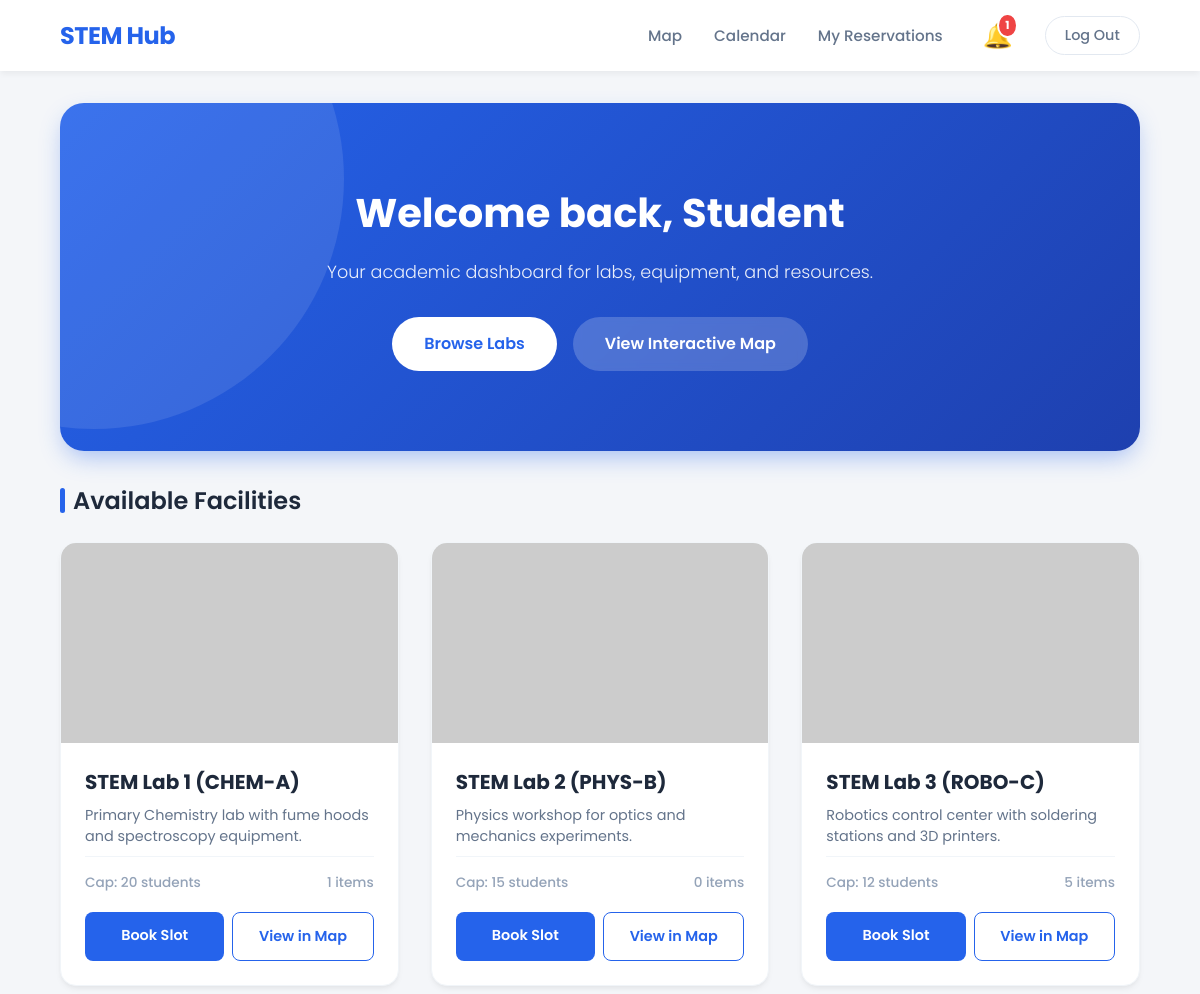
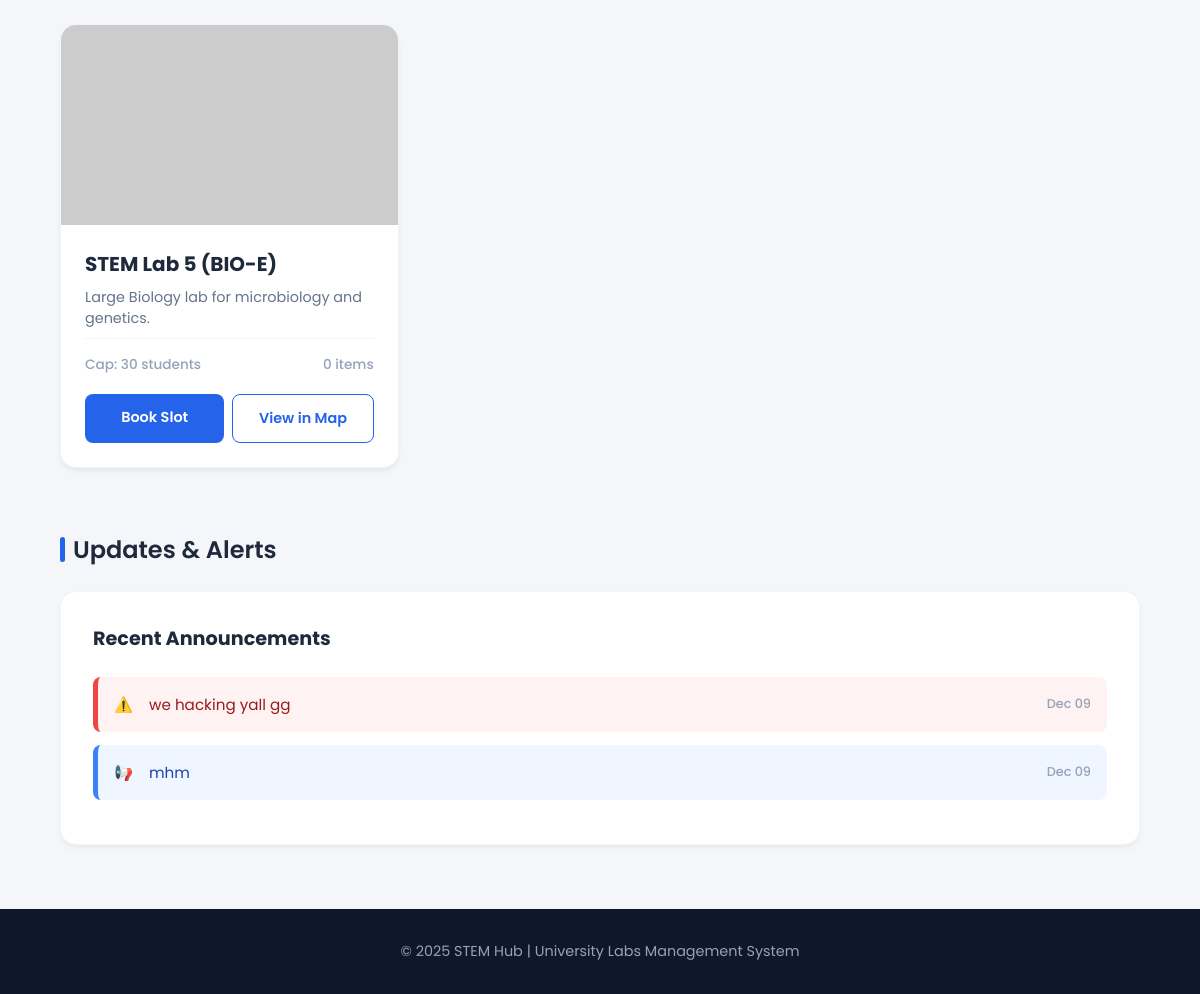
/ (signed in), run on the app's committed database (2 pictures, top to bottom).
### labs/models.py (models this page shows, shortened)
class Lab(models.Model):
    name = models.CharField(max_length=200)
    slug = models.SlugField(unique=True)
    capacity = models.PositiveIntegerField()
    description = models.TextField()
    map_svg_id = models.CharField(max_length=50, unique=True, help_text="Matches ID in Figma SVG")
    is_active = models.BooleanField(default=True)
    safety_guidelines = models.TextField()

### notifications/models.py (models this page shows, shortened)
class Notification(models.Model):
    TYPES = (
        ('info', 'Info'),
        ('success', 'Success'),
        ('warning', 'Warning'),
    )
    CATEGORIES = (
        ('reservation', 'Reservation Update'),
        ('announcement', 'Public Announcement'),
    )
    recipient = models.ForeignKey(settings.AUTH_USER_MODEL, on_delete=models.CASCADE, related_name='notifications')
    message = models.TextField()
    notification_type = models.CharField(max_length=20, choices=TYPES, default='info')
    category = models.CharField(max_length=20, choices=CATEGORIES, default='reservation')
    is_read = models.BooleanField(default=False)
    created_at = models.DateTimeField(auto_now_add=True)
    class Meta:
        ordering = ['-created_at']

### CORE/views.py (the view)
# urls.py: path('', root_views.home_redirect_view, name='home'),
@login_required
def home_redirect_view(request):
    labs = Lab.objects.filter(is_active=True)
    recent_announcements = Notification.objects.filter(
        recipient=request.user,
        category='announcement'
    ).order_by('-created_at')[:5]
    context = {
        'labs': labs,
        'recent_notifications': recent_announcements,
    }
    return render(request, 'base.html', context)

### notifications/context_processors.py (called while the page is built)
def user_notifications(request):
    if request.user.is_authenticated:
        notifs = Notification.objects.filter(recipient=request.user, is_read=False)
        return {
            'notifications_list': notifs,
            'unread_count': notifs.count()
        }
    return {}

### CORE/templates/base.html (shortened to what this page needs)
<!DOCTYPE html>
<html lang="en">
<head>
</head>
<body>
  <header>
    <div class="header-content">
        <h1><a href="/">STEM Hub</a></h1>
        <nav>
          <a href="{% url 'labs:index' %}">Map</a>
          <a href="{% url 'reservations:timetable' %}">Calendar</a>
          {% if not user.is_staff and not user.is_superuser %}
              <a href="{% url 'reservations:my_reservations' %}">My Reservations</a>
          {% endif %}
          {% if user.is_authenticated %}
          <div class="notif-container" onclick="toggleNotif()">
            <span class="bell-icon">🔔</span>
            {% if unread_count > 0 %}
                <span class="badge">{{ unread_count }}</span>
            {% endif %}
          </div>
          {% endif %}
          <a href="{% url 'logout' %}" class="logout-btn">Log Out</a>
        </nav>
    </div>
  </header>
  <section class="hero">
    <h1>Welcome back,
        {% with user.first_name|default:"" as name %}
            {% if name %}
                {{ name }}
            {% elif user.is_staff or user.is_superuser %}
                Admin
            {% else %}
                Student
            {% endif %}
        {% endwith %}
    </h1>
    <p>Your academic dashboard for labs, equipment, and resources.</p>
    <div class="hero-buttons">
      <button class="view-labs" onclick="scrollToLabs()">Browse Labs</button>
      <a href="{% url 'labs:index' %}" class="reserve-now">View Interactive Map</a>
    </div>
  </section>
  <div class="section-title">Available Facilities</div>
  <section class="labs" id="labs">
    {% if labs %}
        {% for lab in labs %}
            {% if lab.is_active %}
                <div class="lab-card">
                    {% if lab.image %}
                        <img src="{{ lab.image.url }}" alt="{{ lab.name }}">
                    {% else %}
                        <img src="https://placehold.co/600x400/2563eb/FFF?text={{ lab.name|urlencode }}" alt="{{ lab.name }}">
                    {% endif %}
                    <div class="content">
                        <h3>{{ lab.name }}</h3>
                        <p>{{ lab.description|truncatewords:20 }}</p>
                        <div class="lab-meta">
                            <span>Cap: {{ lab.capacity }} students</span>
                            <span>{{ lab.equipment.count|default:"0" }} items</span>
                        </div>
                        <div class="lab-actions">
                            <a href="{% url 'reservations:make_reservation' lab_id=lab.id %}" class="btn-book">Book Slot</a>
                            <a href="{% url 'labs:index' %}" class="btn-map">View in Map</a>
                        </div>
                    </div>
                </div>
            {% endif %}
        {% endfor %}
    {% else %}
        <div style="grid-column: 1/-1; text-align: center; color: #64748b; padding: 2rem;">
            <p>No available labs found.</p>
        </div>
    {% endif %}
  </section>
  <div class="section-title">Updates & Alerts</div>
  <section class="notifications-wrapper">
    <div class="notifications">
      <h2>Recent Announcements</h2>
      <ul id="notifications-list">
        {% if recent_notifications %}
            {% for note in recent_notifications %}
                <li class="update-item {{ note.notification_type }}">
                    {% if note.notification_type == 'success' %}
                        <span>✅</span>
                    {% elif note.notification_type == 'warning' %}
                        <span>⚠️</span>
                    {% else %}
                        <span>📢</span>
                    {% endif %}
                    <span>{{ note.message }}</span>
                    <span class="update-date">{{ note.created_at|date:"M d" }}</span>
                </li>
            {% endfor %}
        {% else %}
            <li class="update-item" style="border-left-color: #cbd5e1; justify-content: center; color: #94a3b8;">
                No recent announcements.
            </li>
        {% endif %}
      </ul>
    </div>
  </section>
  <footer>
    <p>© 2025 STEM Hub | University Labs Management System</p>
  </footer>
</body>
</html>

### data on the page
Lab: is_active True (drawn), name "STEM Lab 1 (CHEM-A)", description "Primary Chemistry lab with fume hoods and spectroscopy equipment.", capacity "20", equipment.count "1"
Lab: is_active True (drawn), name "STEM Lab 2 (PHYS-B)", description "Physics workshop for optics and mechanics experiments.", capacity "15", equipment.count "0"
Lab: is_active True (drawn), name "STEM Lab 3 (ROBO-C)", description "Robotics control center with soldering stations and 3D printers.", capacity "12", equipment.count "5"
Lab: is_active True (drawn), name "STEM Lab 5 (BIO-E)", description "Large Biology lab for microbiology and genetics.", capacity "30", equipment.count "0"
Notification: message "we hacking yall gg", created_at "Dec 09"
Notification: message "mhm", created_at "Dec 09"

### other printed values
{{ unread_count }} "1"
